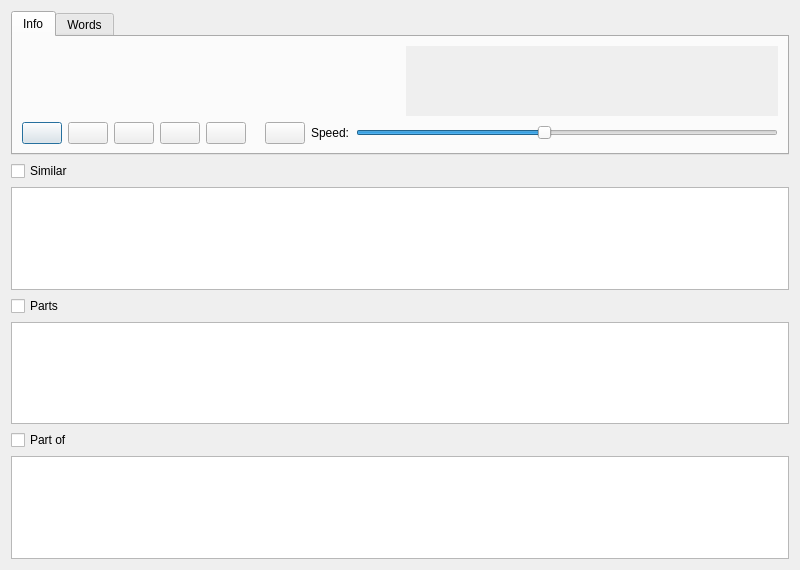
<?xml version="1.0" encoding="UTF-8"?>
<ui version="4.0">
 <class>KanjiDialog</class>
 <widget class="QDialog" name="kanjiDialog">
  <property name="geometry">
   <rect>
    <x>0</x>
    <y>0</y>
    <width>800</width>
    <height>570</height>
   </rect>
  </property>
  <property name="minimumSize">
   <size>
    <width>800</width>
    <height>500</height>
   </size>
  </property>
  <layout class="QVBoxLayout" name="outer">
   <item>
    <widget class="QTabWidget" name="kanjiTabs">
     <property name="currentIndex">
      <number>0</number>
     </property>
     <widget class="QWidget" name="sod">
      <attribute name="title">
       <string>Info</string>
      </attribute>
      <layout class="QVBoxLayout" name="sodLayout">
       <item>
        <widget class="QWidget" name="columns" native="true">
         <layout class="QHBoxLayout" name="columnLayout">
          <property name="spacing">
           <number>12</number>
          </property>
          <property name="leftMargin">
           <number>0</number>
          </property>
          <property name="topMargin">
           <number>0</number>
          </property>
          <property name="rightMargin">
           <number>0</number>
          </property>
          <property name="bottomMargin">
           <number>0</number>
          </property>
          <item>
           <widget class="KanjiStrokeView" name="kanjiStrokeView" native="true">
            <property name="sizePolicy">
             <sizepolicy hsizetype="Expanding" vsizetype="Expanding">
              <horstretch>0</horstretch>
              <verstretch>0</verstretch>
             </sizepolicy>
            </property>
           </widget>
          </item>
          <item>
           <widget class="QScrollArea" name="detailsScroll">
            <property name="frameShape">
             <enum>QFrame::Shape::NoFrame</enum>
            </property>
            <property name="horizontalScrollBarPolicy">
             <enum>Qt::ScrollBarPolicy::ScrollBarAlwaysOff</enum>
            </property>
            <property name="widgetResizable">
             <bool>true</bool>
            </property>
            <widget class="QWidget" name="kanjiDetails">
             <property name="geometry">
              <rect>
               <x>0</x>
               <y>0</y>
               <width>379</width>
               <height>84</height>
              </rect>
             </property>
             <layout class="QVBoxLayout" name="rows">
              <property name="spacing">
               <number>2</number>
              </property>
              <property name="leftMargin">
               <number>0</number>
              </property>
              <property name="topMargin">
               <number>0</number>
              </property>
              <property name="rightMargin">
               <number>0</number>
              </property>
              <property name="bottomMargin">
               <number>0</number>
              </property>
              <item>
               <widget class="RunLabel" name="kanjiInfo" native="true"/>
              </item>
              <item>
               <spacer name="detailsStretch">
                <property name="orientation">
                 <enum>Qt::Orientation::Vertical</enum>
                </property>
                <property name="sizeHint" stdset="0">
                 <size>
                  <width>20</width>
                  <height>40</height>
                 </size>
                </property>
               </spacer>
              </item>
             </layout>
            </widget>
           </widget>
          </item>
         </layout>
        </widget>
       </item>
       <item>
        <widget class="QWidget" name="controls" native="true">
         <layout class="QHBoxLayout" name="controlsLayout">
          <property name="leftMargin">
           <number>0</number>
          </property>
          <property name="topMargin">
           <number>0</number>
          </property>
          <property name="rightMargin">
           <number>0</number>
          </property>
          <property name="bottomMargin">
           <number>0</number>
          </property>
          <item>
           <widget class="QPushButton" name="kanjiRestartButton">
            <property name="toolTip">
             <string>Restart</string>
            </property>
            <property name="text">
             <string/>
            </property>
           </widget>
          </item>
          <item>
           <widget class="QPushButton" name="kanjiPlayButton">
            <property name="toolTip">
             <string>Play</string>
            </property>
            <property name="text">
             <string/>
            </property>
           </widget>
          </item>
          <item>
           <widget class="QPushButton" name="kanjiPauseButton">
            <property name="toolTip">
             <string>Pause</string>
            </property>
            <property name="text">
             <string/>
            </property>
           </widget>
          </item>
          <item>
           <widget class="QPushButton" name="kanjiStopButton">
            <property name="toolTip">
             <string>Stop</string>
            </property>
            <property name="text">
             <string/>
            </property>
           </widget>
          </item>
          <item>
           <widget class="QPushButton" name="kanjiPrevButton">
            <property name="toolTip">
             <string>Previous stroke</string>
            </property>
            <property name="text">
             <string/>
            </property>
           </widget>
          </item>
          <item>
           <widget class="QLabel" name="kanjiStrokeCounter">
            <property name="text">
             <string/>
            </property>
           </widget>
          </item>
          <item>
           <widget class="QPushButton" name="kanjiNextButton">
            <property name="toolTip">
             <string>Next stroke</string>
            </property>
            <property name="text">
             <string/>
            </property>
           </widget>
          </item>
          <item>
           <widget class="QLabel" name="speedLabel">
            <property name="text">
             <string>Speed:</string>
            </property>
           </widget>
          </item>
          <item>
           <widget class="QSlider" name="kanjiSpeed">
            <property name="minimum">
             <number>1</number>
            </property>
            <property name="maximum">
             <number>10</number>
            </property>
            <property name="value">
             <number>5</number>
            </property>
            <property name="orientation">
             <enum>Qt::Orientation::Horizontal</enum>
            </property>
           </widget>
          </item>
         </layout>
        </widget>
       </item>
      </layout>
     </widget>
     <widget class="QWidget" name="wordsTab">
      <attribute name="title">
       <string>Words</string>
      </attribute>
      <layout class="QVBoxLayout" name="wordsLayout">
       <property name="leftMargin">
        <number>4</number>
       </property>
       <property name="topMargin">
        <number>4</number>
       </property>
       <property name="rightMargin">
        <number>4</number>
       </property>
       <property name="bottomMargin">
        <number>4</number>
       </property>
       <item>
        <widget class="DictionaryTable" name="kanjiWordsTable"/>
       </item>
      </layout>
     </widget>
    </widget>
   </item>
   <item>
    <widget class="QCheckBox" name="kanjiSimilarCheck">
     <property name="text">
      <string>Similar</string>
     </property>
     <property name="checked">
      <bool>false</bool>
     </property>
    </widget>
   </item>
   <item>
    <widget class="CandidateList" name="kanjiSimilarStrip"/>
   </item>
   <item>
    <widget class="QCheckBox" name="kanjiPartsCheck">
     <property name="text">
      <string>Parts</string>
     </property>
     <property name="checked">
      <bool>false</bool>
     </property>
    </widget>
   </item>
   <item>
    <widget class="CandidateList" name="kanjiPartsStrip"/>
   </item>
   <item>
    <widget class="QCheckBox" name="kanjiPartOfCheck">
     <property name="text">
      <string>Part of</string>
     </property>
     <property name="checked">
      <bool>false</bool>
     </property>
    </widget>
   </item>
   <item>
    <widget class="CandidateList" name="kanjiPartOfStrip"/>
   </item>
  </layout>
 </widget>
 <customwidgets>
  <customwidget>
   <class>KanjiStrokeView</class>
   <extends>QWidget</extends>
   <header>ui/kanji/KanjiStrokeView.h</header>
  </customwidget>
  <customwidget>
   <class>RunLabel</class>
   <extends>QWidget</extends>
   <header>widgets/text/RunLabel.h</header>
  </customwidget>
  <customwidget>
   <class>DictionaryTable</class>
   <extends>QTableView</extends>
   <header>widgets/table/DictionaryTable.h</header>
  </customwidget>
  <customwidget>
   <class>CandidateList</class>
   <extends>QListWidget</extends>
   <header>widgets/list/CandidateList.h</header>
  </customwidget>
 </customwidgets>
 <resources/>
 <connections/>
</ui>
